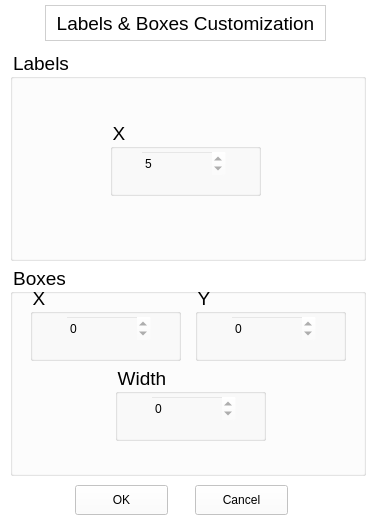
<?xml version="1.0" encoding="UTF-8"?>
<ui version="4.0">
 <class>labelsAndBoxes</class>
 <widget class="QWidget" name="labelsAndBoxes">
  <property name="geometry">
   <rect>
    <x>0</x>
    <y>0</y>
    <width>374</width>
    <height>524</height>
   </rect>
  </property>
  <property name="windowTitle">
   <string notr="true">Labels and Boxes</string>
  </property>
  <property name="toolTip">
   <string notr="true"/>
  </property>
  <property name="statusTip">
   <string notr="true"/>
  </property>
  <property name="accessibleName">
   <string notr="true"/>
  </property>
  <property name="accessibleDescription">
   <string notr="true"/>
  </property>
  <property name="styleSheet">
   <string notr="true">background-color: rgba(255, 255, 255, 210);</string>
  </property>
  <widget class="QPushButton" name="okBtn">
   <property name="geometry">
    <rect>
     <x>75</x>
     <y>485</y>
     <width>93</width>
     <height>30</height>
    </rect>
   </property>
   <property name="text">
    <string>OK</string>
   </property>
  </widget>
  <widget class="QPushButton" name="cancelBtn">
   <property name="geometry">
    <rect>
     <x>195</x>
     <y>485</y>
     <width>93</width>
     <height>30</height>
    </rect>
   </property>
   <property name="text">
    <string>Cancel</string>
   </property>
  </widget>
  <widget class="QGroupBox" name="groupBox">
   <property name="geometry">
    <rect>
     <x>10</x>
     <y>50</y>
     <width>356</width>
     <height>211</height>
    </rect>
   </property>
   <property name="font">
    <font>
     <family>Arial</family>
     <pointsize>14</pointsize>
    </font>
   </property>
   <property name="statusTip">
    <string notr="true"/>
   </property>
   <property name="whatsThis">
    <string notr="true"/>
   </property>
   <property name="accessibleName">
    <string notr="true"/>
   </property>
   <property name="accessibleDescription">
    <string notr="true"/>
   </property>
   <property name="autoFillBackground">
    <bool>false</bool>
   </property>
   <property name="styleSheet">
    <string notr="true">background-color: rgba(255, 255, 255, 0);</string>
   </property>
   <property name="title">
    <string notr="true">Labels</string>
   </property>
   <widget class="QGroupBox" name="groupBox_3">
    <property name="geometry">
     <rect>
      <x>100</x>
      <y>70</y>
      <width>151</width>
      <height>76</height>
     </rect>
    </property>
    <property name="font">
     <font>
      <family>Arial</family>
      <pointsize>14</pointsize>
     </font>
    </property>
    <property name="styleSheet">
     <string notr="true">background-color: rgba(255, 255, 255, 0);</string>
    </property>
    <property name="title">
     <string>X</string>
    </property>
    <widget class="QSpinBox" name="labels_x_spinbox">
     <property name="geometry">
      <rect>
       <x>30</x>
       <y>30</y>
       <width>86</width>
       <height>27</height>
      </rect>
     </property>
     <property name="font">
      <font>
       <weight>50</weight>
       <bold>false</bold>
      </font>
     </property>
     <property name="readOnly">
      <bool>true</bool>
     </property>
     <property name="minimum">
      <number>5</number>
     </property>
     <property name="maximum">
      <number>999999999</number>
     </property>
    </widget>
   </widget>
  </widget>
  <widget class="QGroupBox" name="groupBox_2">
   <property name="geometry">
    <rect>
     <x>10</x>
     <y>265</y>
     <width>356</width>
     <height>211</height>
    </rect>
   </property>
   <property name="font">
    <font>
     <family>Arial</family>
     <pointsize>14</pointsize>
     <weight>50</weight>
     <bold>false</bold>
    </font>
   </property>
   <property name="styleSheet">
    <string notr="true">background-color: rgba(255, 255, 255, 0);</string>
   </property>
   <property name="title">
    <string>Boxes</string>
   </property>
   <widget class="QGroupBox" name="groupBox_4">
    <property name="geometry">
     <rect>
      <x>20</x>
      <y>20</y>
      <width>151</width>
      <height>76</height>
     </rect>
    </property>
    <property name="font">
     <font>
      <family>Arial</family>
      <pointsize>14</pointsize>
     </font>
    </property>
    <property name="styleSheet">
     <string notr="true">background-color: rgba(255, 255, 255, 0);</string>
    </property>
    <property name="title">
     <string>X</string>
    </property>
    <widget class="QSpinBox" name="boxes_x_spinbox">
     <property name="geometry">
      <rect>
       <x>35</x>
       <y>30</y>
       <width>86</width>
       <height>27</height>
      </rect>
     </property>
     <property name="readOnly">
      <bool>true</bool>
     </property>
     <property name="maximum">
      <number>999999999</number>
     </property>
    </widget>
   </widget>
   <widget class="QGroupBox" name="groupBox_5">
    <property name="geometry">
     <rect>
      <x>185</x>
      <y>20</y>
      <width>151</width>
      <height>76</height>
     </rect>
    </property>
    <property name="font">
     <font>
      <family>Arial</family>
      <pointsize>14</pointsize>
     </font>
    </property>
    <property name="styleSheet">
     <string notr="true">background-color: rgba(255, 255, 255, 0);</string>
    </property>
    <property name="title">
     <string>Y</string>
    </property>
    <widget class="QSpinBox" name="boxes_y_spinbox">
     <property name="geometry">
      <rect>
       <x>35</x>
       <y>30</y>
       <width>86</width>
       <height>27</height>
      </rect>
     </property>
     <property name="readOnly">
      <bool>true</bool>
     </property>
     <property name="maximum">
      <number>999999999</number>
     </property>
    </widget>
   </widget>
   <widget class="QGroupBox" name="groupBox_6">
    <property name="geometry">
     <rect>
      <x>105</x>
      <y>100</y>
      <width>151</width>
      <height>76</height>
     </rect>
    </property>
    <property name="font">
     <font>
      <family>Arial</family>
      <pointsize>14</pointsize>
     </font>
    </property>
    <property name="styleSheet">
     <string notr="true">background-color: rgba(255, 255, 255, 0);</string>
    </property>
    <property name="title">
     <string>Width</string>
    </property>
    <widget class="QSpinBox" name="boxes_w_spinbox">
     <property name="geometry">
      <rect>
       <x>35</x>
       <y>30</y>
       <width>86</width>
       <height>27</height>
      </rect>
     </property>
     <property name="readOnly">
      <bool>true</bool>
     </property>
     <property name="maximum">
      <number>999999999</number>
     </property>
    </widget>
   </widget>
  </widget>
  <widget class="QLabel" name="label">
   <property name="geometry">
    <rect>
     <x>45</x>
     <y>5</y>
     <width>281</width>
     <height>36</height>
    </rect>
   </property>
   <property name="font">
    <font>
     <family>Arial</family>
     <pointsize>14</pointsize>
    </font>
   </property>
   <property name="frameShape">
    <enum>QFrame::StyledPanel</enum>
   </property>
   <property name="frameShadow">
    <enum>QFrame::Raised</enum>
   </property>
   <property name="text">
    <string>Labels &amp; Boxes Customization</string>
   </property>
   <property name="alignment">
    <set>Qt::AlignCenter</set>
   </property>
  </widget>
 </widget>
 <resources/>
 <connections/>
</ui>
